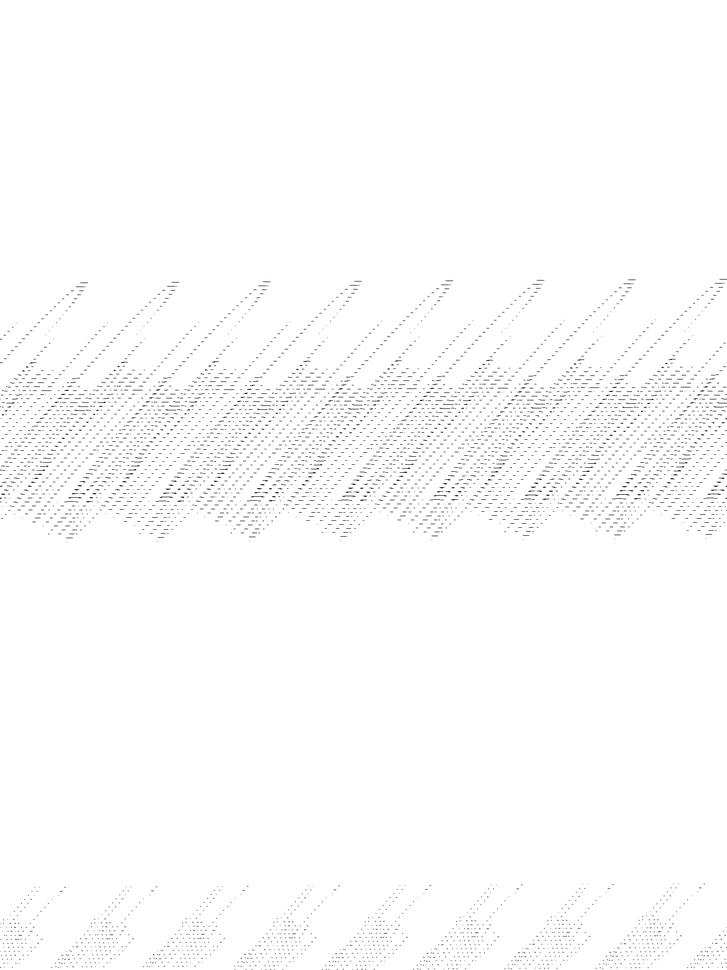
#> input picture Homework_2/global.png, 727 x 970 px, shrunk from 1457 x 1943 before the run; its folder holds only this picture in this run
$ python homework.py
#> lines starting #> are read from the running program, lines starting #| are printed output that depends on the picture; after the words box and inside, x2 and y2 are one past the last pixel; in counts of white or black regions, pixels touching at a corner belong together

import os
import matplotlib
import matplotlib.pyplot as plt
from skimage import io
from skimage.filters import (threshold_otsu, threshold_niblack,threshold_sauvola)


matplotlib.rcParams['font.size'] = 9
#Path to homework directory
path = r'D:\Digital_Image_Processing\Homework_2'
#Change directory to my homework directory
os.chdir(path)
#Read the image as greyscale
image = io.imread(os.listdir()[0],as_gray = True)
#> image is the input picture: shape (970, 727); min 29, max 255, mean 252.2


'''Set Otsu threshold as a boolean array.  The pixels that have a value
above the global threshold.
'''
binary_global = image > threshold_otsu(image)
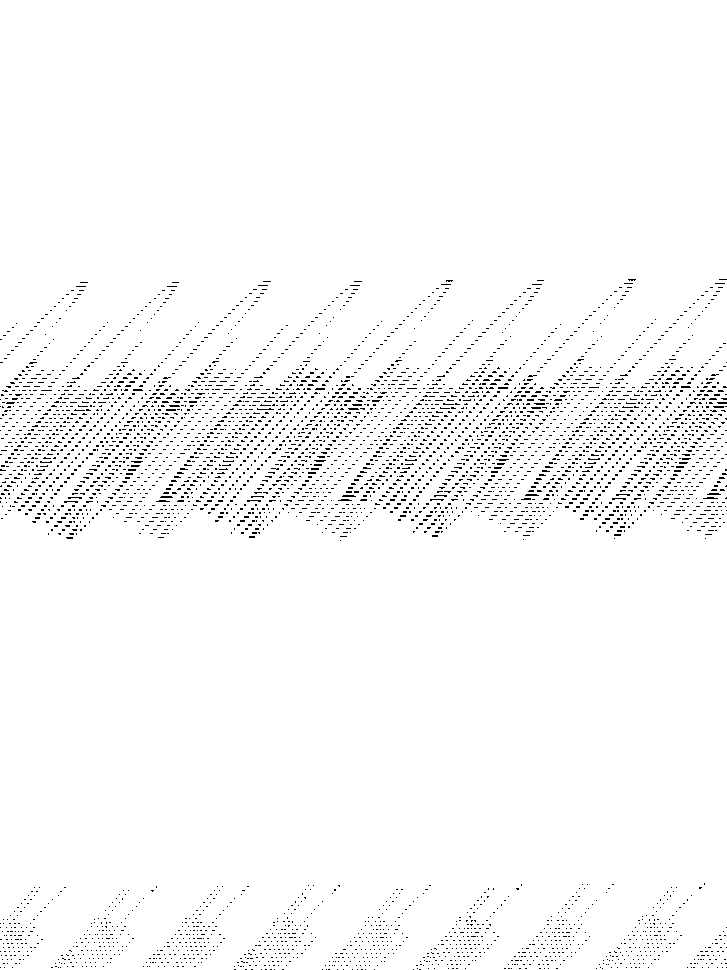
#> binary_global: shape (970, 727) bool; 97.5% white; black in thin lines or dots, all inside (x1, y1, x2, y2) = (0, 279, 727, 970)

"""Set the window size for the Niblack and Sauvola threshold."""

window_size = 25
thresh_niblack = threshold_niblack(image, window_size=window_size, k=0.8)
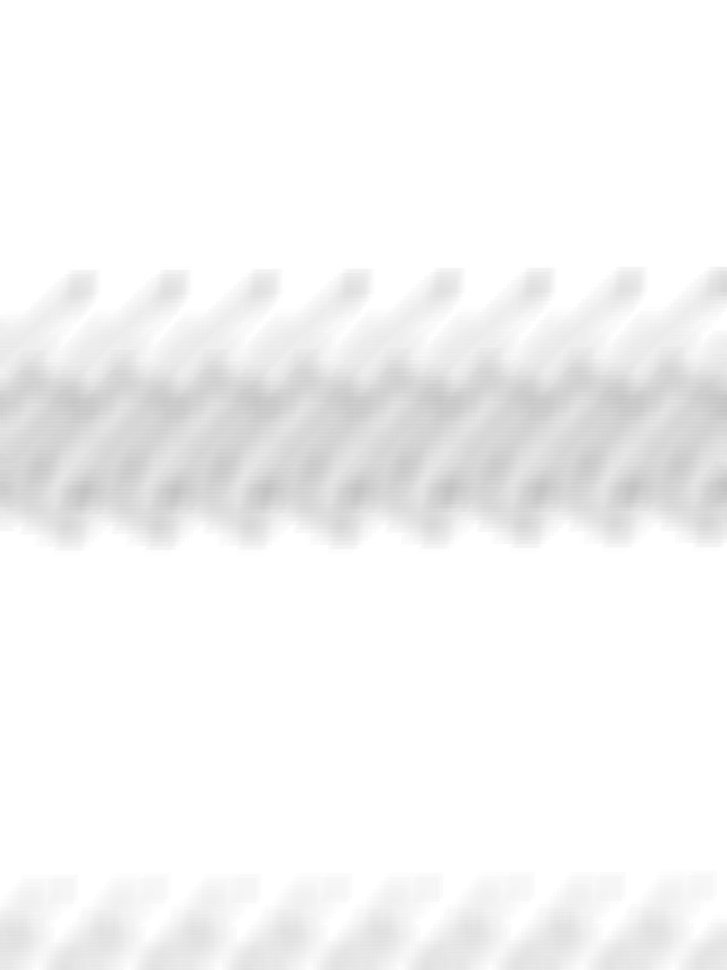
#> thresh_niblack: shape (970, 727) float64; min 194, max 255, mean 246.1
thresh_sauvola = threshold_sauvola(image, window_size=window_size)


binary_niblack = image > thresh_niblack
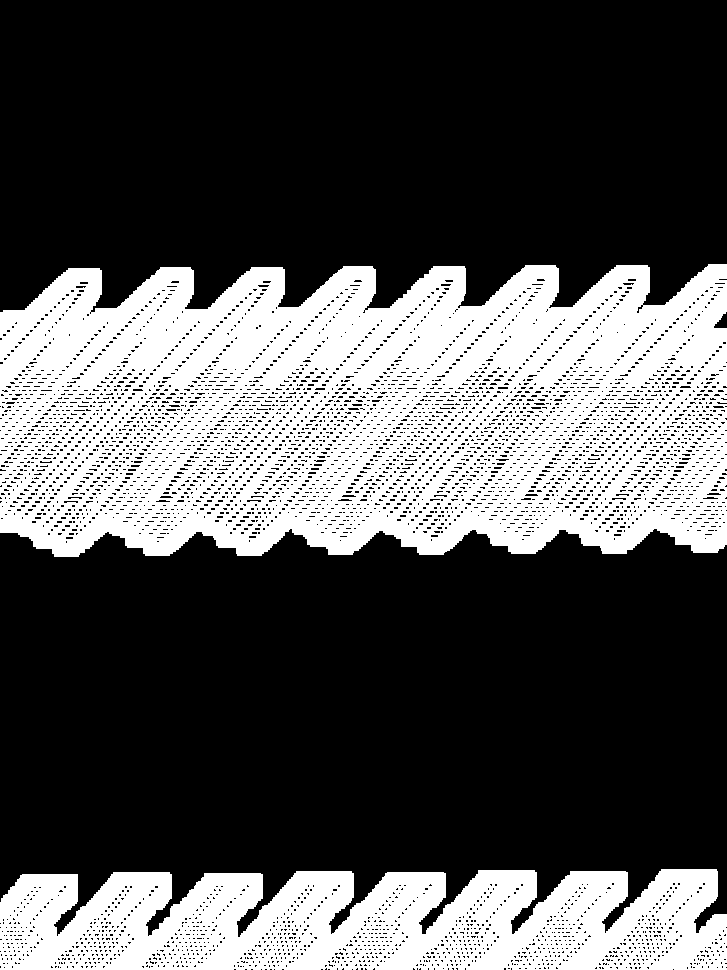
#> binary_niblack: shape (970, 727) bool; 33% white; 2 white regions, box (x1, y1, x2, y2) and area: (0, 264, 727, 557) 172380, (0, 869, 727, 970) 60501
binary_sauvola = image > thresh_sauvola
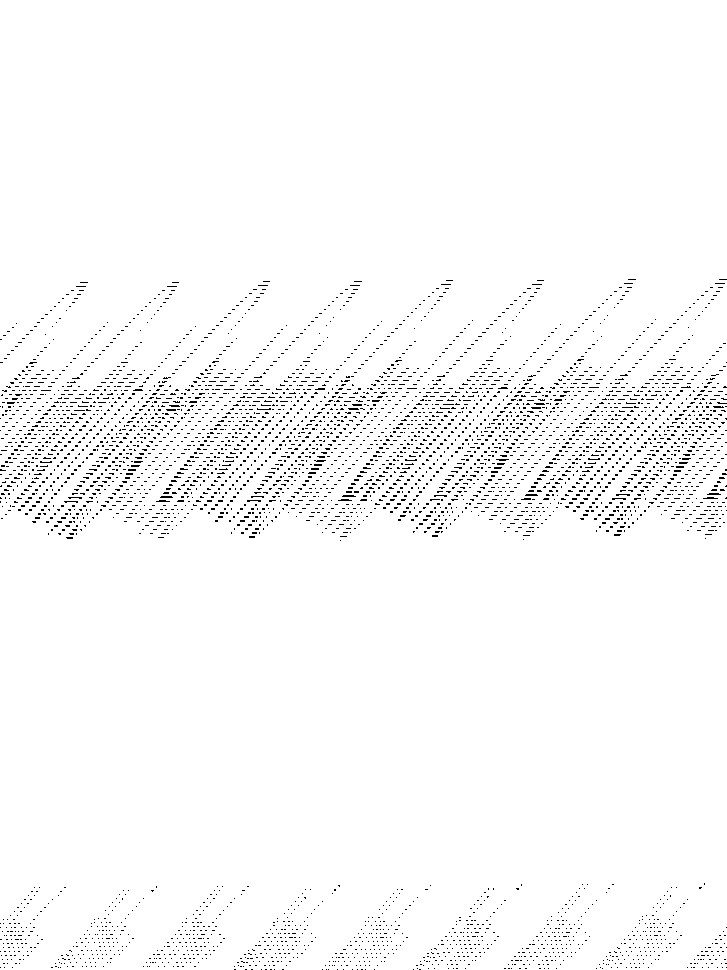
#> binary_sauvola: shape (970, 727) bool; 97.7% white; black in thin lines or dots, all inside (x1, y1, x2, y2) = (0, 279, 727, 970)

"""Plot the original greyscale, global, niblack, and Sauvola.  True values
in the array will plot as white and false values will plot as black."""

plt.figure(figsize=(8, 7))
plt.subplot(2, 2, 1)
plt.imshow(image, cmap=plt.cm.gray)
plt.title('Original (as greyscale)')
plt.axis('off')

plt.subplot(2, 2, 2)
plt.title('Global Threshold')
plt.imshow(binary_global, cmap=plt.cm.gray)
plt.axis('off')

plt.subplot(2, 2, 3)
plt.imshow(binary_niblack, cmap=plt.cm.gray)
plt.title('Niblack Threshold')
plt.axis('off')

plt.subplot(2, 2, 4)
plt.imshow(binary_sauvola, cmap=plt.cm.gray)
plt.title('Sauvola Threshold')
plt.axis('off')

plt.show()
